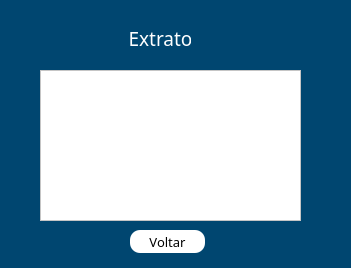
<?xml version="1.0" encoding="UTF-8"?>
<ui version="4.0">
 <class>Extrato</class>
 <widget class="QWidget" name="Extrato">
  <property name="enabled">
   <bool>true</bool>
  </property>
  <property name="geometry">
   <rect>
    <x>0</x>
    <y>0</y>
    <width>351</width>
    <height>268</height>
   </rect>
  </property>
  <property name="windowTitle">
   <string>Form</string>
  </property>
  <property name="styleSheet">
   <string notr="true">background-color: rgb(0, 70, 112);</string>
  </property>
  <widget class="QTextEdit" name="extrato_Edit">
   <property name="enabled">
    <bool>false</bool>
   </property>
   <property name="geometry">
    <rect>
     <x>40</x>
     <y>70</y>
     <width>261</width>
     <height>151</height>
    </rect>
   </property>
   <property name="font">
    <font>
     <family>Berlin Sans FB</family>
     <pointsize>10</pointsize>
    </font>
   </property>
   <property name="styleSheet">
    <string notr="true">color: rgb(0, 0, 0);
background-color: rgb(255, 255, 255);</string>
   </property>
   <property name="lineWrapMode">
    <enum>QTextEdit::WidgetWidth</enum>
   </property>
   <property name="html">
    <string>&lt;!DOCTYPE HTML PUBLIC &quot;-//W3C//DTD HTML 4.0//EN&quot; &quot;http://www.w3.org/TR/REC-html40/strict.dtd&quot;&gt;
&lt;html&gt;&lt;head&gt;&lt;meta name=&quot;qrichtext&quot; content=&quot;1&quot; /&gt;&lt;style type=&quot;text/css&quot;&gt;
p, li { white-space: pre-wrap; }
&lt;/style&gt;&lt;/head&gt;&lt;body style=&quot; font-family:'Berlin Sans FB'; font-size:10pt; font-weight:400; font-style:normal;&quot;&gt;
&lt;p style=&quot;-qt-paragraph-type:empty; margin-top:0px; margin-bottom:0px; margin-left:0px; margin-right:0px; -qt-block-indent:0; text-indent:0px;&quot;&gt;&lt;br /&gt;&lt;/p&gt;&lt;/body&gt;&lt;/html&gt;</string>
   </property>
  </widget>
  <widget class="QLabel" name="label">
   <property name="geometry">
    <rect>
     <x>130</x>
     <y>30</y>
     <width>61</width>
     <height>16</height>
    </rect>
   </property>
   <property name="font">
    <font>
     <family>Berlin Sans FB</family>
     <pointsize>14</pointsize>
    </font>
   </property>
   <property name="styleSheet">
    <string notr="true">color: rgb(255, 255, 255);</string>
   </property>
   <property name="text">
    <string>Extrato</string>
   </property>
   <property name="alignment">
    <set>Qt::AlignCenter</set>
   </property>
  </widget>
  <widget class="QPushButton" name="voltar_Button">
   <property name="enabled">
    <bool>true</bool>
   </property>
   <property name="geometry">
    <rect>
     <x>130</x>
     <y>230</y>
     <width>75</width>
     <height>23</height>
    </rect>
   </property>
   <property name="font">
    <font>
     <family>Berlin Sans FB</family>
     <pointsize>10</pointsize>
    </font>
   </property>
   <property name="cursor">
    <cursorShape>PointingHandCursor</cursorShape>
   </property>
   <property name="styleSheet">
    <string notr="true">QPushButton{

	color: rgb(0, 0, 0);
	background-color: rgb(255, 255, 255);
	border-radius:10px

}

QPushButton:hover{

	color: rgb(255, 255, 255);
	background-color: rgb(0, 0, 0);
}</string>
   </property>
   <property name="text">
    <string>Voltar</string>
   </property>
  </widget>
 </widget>
 <resources/>
 <connections/>
</ui>
